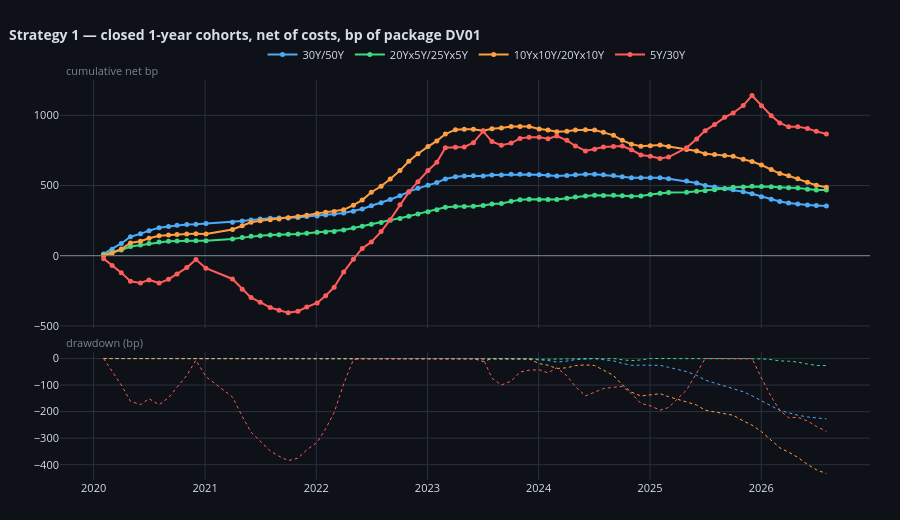

Here is the notebook cell this chart was saved with:
### Code cell
COHORT_BOOKS = {}
for _label in LABELS:
    _cl = COHORTS[_label]
    _cl = _cl[_cl["closed"]].copy()
    _cl["exit"] = pd.to_datetime(_cl["exit"])
    COHORT_BOOKS[_label] = _cl
compare_curves(COHORT_BOOKS,
               title="Strategy 1 — closed 1-year cohorts, net of costs, bp of package DV01",
               time_col="exit", pnl_col="net_pnl_bp", unit="bp",
               side_col="direction")
